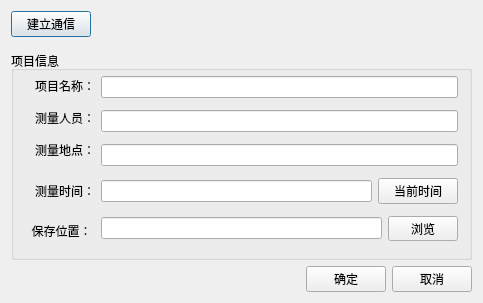
<?xml version="1.0" encoding="UTF-8"?>
<ui version="4.0">
 <class>NewProjectDlg</class>
 <widget class="QDialog" name="NewProjectDlg">
  <property name="geometry">
   <rect>
    <x>0</x>
    <y>0</y>
    <width>483</width>
    <height>303</height>
   </rect>
  </property>
  <property name="minimumSize">
   <size>
    <width>483</width>
    <height>303</height>
   </size>
  </property>
  <property name="maximumSize">
   <size>
    <width>483</width>
    <height>303</height>
   </size>
  </property>
  <property name="windowTitle">
   <string>新建项目</string>
  </property>
  <layout class="QGridLayout" name="gridLayout_2">
   <item row="0" column="0">
    <layout class="QHBoxLayout" name="horizontalLayout_2" stretch="0,0,0,0,0">
     <property name="sizeConstraint">
      <enum>QLayout::SetDefaultConstraint</enum>
     </property>
     <property name="leftMargin">
      <number>0</number>
     </property>
     <item>
      <widget class="QPushButton" name="pbutton_Connect">
       <property name="text">
        <string>建立通信</string>
       </property>
      </widget>
     </item>
     <item>
      <spacer name="horizontalSpacer_3">
       <property name="orientation">
        <enum>Qt::Horizontal</enum>
       </property>
       <property name="sizeType">
        <enum>QSizePolicy::Fixed</enum>
       </property>
       <property name="sizeHint" stdset="0">
        <size>
         <width>10</width>
         <height>20</height>
        </size>
       </property>
      </spacer>
     </item>
     <item>
      <widget class="QLabel" name="label_Icon">
       <property name="sizePolicy">
        <sizepolicy hsizetype="Fixed" vsizetype="Fixed">
         <horstretch>0</horstretch>
         <verstretch>0</verstretch>
        </sizepolicy>
       </property>
       <property name="minimumSize">
        <size>
         <width>20</width>
         <height>0</height>
        </size>
       </property>
       <property name="text">
        <string/>
       </property>
      </widget>
     </item>
     <item>
      <spacer name="horizontalSpacer_2">
       <property name="orientation">
        <enum>Qt::Horizontal</enum>
       </property>
       <property name="sizeType">
        <enum>QSizePolicy::Fixed</enum>
       </property>
       <property name="sizeHint" stdset="0">
        <size>
         <width>20</width>
         <height>20</height>
        </size>
       </property>
      </spacer>
     </item>
     <item>
      <widget class="QLabel" name="label_status">
       <property name="sizePolicy">
        <sizepolicy hsizetype="Fixed" vsizetype="Fixed">
         <horstretch>0</horstretch>
         <verstretch>0</verstretch>
        </sizepolicy>
       </property>
       <property name="minimumSize">
        <size>
         <width>350</width>
         <height>0</height>
        </size>
       </property>
       <property name="text">
        <string/>
       </property>
      </widget>
     </item>
    </layout>
   </item>
   <item row="3" column="0">
    <widget class="QGroupBox" name="groupBox_Info">
     <property name="sizePolicy">
      <sizepolicy hsizetype="Expanding" vsizetype="Expanding">
       <horstretch>0</horstretch>
       <verstretch>0</verstretch>
      </sizepolicy>
     </property>
     <property name="title">
      <string>项目信息</string>
     </property>
     <layout class="QGridLayout" name="gridLayout">
      <property name="topMargin">
       <number>0</number>
      </property>
      <item row="0" column="0">
       <layout class="QVBoxLayout" name="verticalLayout">
        <item>
         <widget class="QLabel" name="label_ProjectName">
          <property name="sizePolicy">
           <sizepolicy hsizetype="Preferred" vsizetype="Fixed">
            <horstretch>0</horstretch>
            <verstretch>0</verstretch>
           </sizepolicy>
          </property>
          <property name="minimumSize">
           <size>
            <width>0</width>
            <height>20</height>
           </size>
          </property>
          <property name="maximumSize">
           <size>
            <width>16777215</width>
            <height>20</height>
           </size>
          </property>
          <property name="text">
           <string>项目名称：</string>
          </property>
          <property name="alignment">
           <set>Qt::AlignRight|Qt::AlignTrailing|Qt::AlignVCenter</set>
          </property>
         </widget>
        </item>
        <item>
         <spacer name="verticalSpacer_5">
          <property name="orientation">
           <enum>Qt::Vertical</enum>
          </property>
          <property name="sizeType">
           <enum>QSizePolicy::Fixed</enum>
          </property>
          <property name="sizeHint" stdset="0">
           <size>
            <width>20</width>
            <height>6</height>
           </size>
          </property>
         </spacer>
        </item>
        <item>
         <widget class="QLabel" name="label_Surveyors">
          <property name="sizePolicy">
           <sizepolicy hsizetype="Preferred" vsizetype="Fixed">
            <horstretch>0</horstretch>
            <verstretch>0</verstretch>
           </sizepolicy>
          </property>
          <property name="minimumSize">
           <size>
            <width>0</width>
            <height>20</height>
           </size>
          </property>
          <property name="maximumSize">
           <size>
            <width>16777215</width>
            <height>20</height>
           </size>
          </property>
          <property name="text">
           <string>测量人员：</string>
          </property>
          <property name="alignment">
           <set>Qt::AlignRight|Qt::AlignTrailing|Qt::AlignVCenter</set>
          </property>
         </widget>
        </item>
        <item>
         <spacer name="verticalSpacer_6">
          <property name="orientation">
           <enum>Qt::Vertical</enum>
          </property>
          <property name="sizeType">
           <enum>QSizePolicy::Fixed</enum>
          </property>
          <property name="sizeHint" stdset="0">
           <size>
            <width>20</width>
            <height>6</height>
           </size>
          </property>
         </spacer>
        </item>
        <item>
         <widget class="QLabel" name="label_Location">
          <property name="minimumSize">
           <size>
            <width>0</width>
            <height>20</height>
           </size>
          </property>
          <property name="maximumSize">
           <size>
            <width>16777215</width>
            <height>20</height>
           </size>
          </property>
          <property name="text">
           <string>测量地点：</string>
          </property>
          <property name="alignment">
           <set>Qt::AlignRight|Qt::AlignTrailing|Qt::AlignVCenter</set>
          </property>
         </widget>
        </item>
        <item>
         <spacer name="verticalSpacer_7">
          <property name="orientation">
           <enum>Qt::Vertical</enum>
          </property>
          <property name="sizeType">
           <enum>QSizePolicy::Fixed</enum>
          </property>
          <property name="sizeHint" stdset="0">
           <size>
            <width>20</width>
            <height>6</height>
           </size>
          </property>
         </spacer>
        </item>
        <item>
         <widget class="QLabel" name="label_Time">
          <property name="text">
           <string>测量时间：</string>
          </property>
          <property name="alignment">
           <set>Qt::AlignRight|Qt::AlignTrailing|Qt::AlignVCenter</set>
          </property>
         </widget>
        </item>
        <item>
         <spacer name="verticalSpacer_8">
          <property name="orientation">
           <enum>Qt::Vertical</enum>
          </property>
          <property name="sizeType">
           <enum>QSizePolicy::Fixed</enum>
          </property>
          <property name="sizeHint" stdset="0">
           <size>
            <width>20</width>
            <height>6</height>
           </size>
          </property>
         </spacer>
        </item>
        <item>
         <widget class="QLabel" name="label_FilePath">
          <property name="minimumSize">
           <size>
            <width>70</width>
            <height>20</height>
           </size>
          </property>
          <property name="maximumSize">
           <size>
            <width>100</width>
            <height>20</height>
           </size>
          </property>
          <property name="text">
           <string>  保存位置：</string>
          </property>
         </widget>
        </item>
       </layout>
      </item>
      <item row="0" column="1">
       <layout class="QVBoxLayout" name="verticalLayout_2">
        <item>
         <widget class="QLineEdit" name="lineEdit_ProjectName"/>
        </item>
        <item>
         <spacer name="verticalSpacer_4">
          <property name="orientation">
           <enum>Qt::Vertical</enum>
          </property>
          <property name="sizeType">
           <enum>QSizePolicy::Fixed</enum>
          </property>
          <property name="sizeHint" stdset="0">
           <size>
            <width>20</width>
            <height>6</height>
           </size>
          </property>
         </spacer>
        </item>
        <item>
         <widget class="QLineEdit" name="lineEdit_Surveyors"/>
        </item>
        <item>
         <spacer name="verticalSpacer_3">
          <property name="orientation">
           <enum>Qt::Vertical</enum>
          </property>
          <property name="sizeType">
           <enum>QSizePolicy::Fixed</enum>
          </property>
          <property name="sizeHint" stdset="0">
           <size>
            <width>20</width>
            <height>6</height>
           </size>
          </property>
         </spacer>
        </item>
        <item>
         <widget class="QLineEdit" name="lineEdit_Location"/>
        </item>
        <item>
         <spacer name="verticalSpacer_2">
          <property name="orientation">
           <enum>Qt::Vertical</enum>
          </property>
          <property name="sizeType">
           <enum>QSizePolicy::Fixed</enum>
          </property>
          <property name="sizeHint" stdset="0">
           <size>
            <width>20</width>
            <height>6</height>
           </size>
          </property>
         </spacer>
        </item>
        <item>
         <layout class="QHBoxLayout" name="horizontalLayout_4">
          <item>
           <widget class="QLineEdit" name="lineEdit_Time"/>
          </item>
          <item>
           <widget class="QPushButton" name="pbutton_time">
            <property name="text">
             <string>当前时间</string>
            </property>
           </widget>
          </item>
         </layout>
        </item>
        <item>
         <spacer name="verticalSpacer">
          <property name="orientation">
           <enum>Qt::Vertical</enum>
          </property>
          <property name="sizeType">
           <enum>QSizePolicy::Fixed</enum>
          </property>
          <property name="sizeHint" stdset="0">
           <size>
            <width>20</width>
            <height>6</height>
           </size>
          </property>
         </spacer>
        </item>
        <item>
         <layout class="QHBoxLayout" name="horizontalLayout">
          <property name="sizeConstraint">
           <enum>QLayout::SetDefaultConstraint</enum>
          </property>
          <item>
           <widget class="QLineEdit" name="lineEdit_FilePath">
            <property name="readOnly">
             <bool>true</bool>
            </property>
           </widget>
          </item>
          <item>
           <widget class="QPushButton" name="pbutton_browse">
            <property name="minimumSize">
             <size>
              <width>60</width>
              <height>25</height>
             </size>
            </property>
            <property name="maximumSize">
             <size>
              <width>70</width>
              <height>25</height>
             </size>
            </property>
            <property name="text">
             <string>浏览</string>
            </property>
           </widget>
          </item>
         </layout>
        </item>
       </layout>
      </item>
     </layout>
    </widget>
   </item>
   <item row="1" column="0">
    <spacer name="verticalSpacer_9">
     <property name="orientation">
      <enum>Qt::Vertical</enum>
     </property>
     <property name="sizeType">
      <enum>QSizePolicy::Fixed</enum>
     </property>
     <property name="sizeHint" stdset="0">
      <size>
       <width>20</width>
       <height>8</height>
      </size>
     </property>
    </spacer>
   </item>
   <item row="4" column="0">
    <layout class="QHBoxLayout" name="horizontalLayout_3">
     <item>
      <spacer name="horizontalSpacer">
       <property name="orientation">
        <enum>Qt::Horizontal</enum>
       </property>
       <property name="sizeHint" stdset="0">
        <size>
         <width>358</width>
         <height>20</height>
        </size>
       </property>
      </spacer>
     </item>
     <item>
      <widget class="QPushButton" name="pbutton_ok">
       <property name="text">
        <string>确定</string>
       </property>
       <property name="shortcut">
        <string>Return</string>
       </property>
      </widget>
     </item>
     <item>
      <widget class="QPushButton" name="pbutton_cancel">
       <property name="text">
        <string>取消</string>
       </property>
      </widget>
     </item>
    </layout>
   </item>
  </layout>
 </widget>
 <layoutdefault spacing="6" margin="11"/>
 <resources/>
 <connections/>
</ui>
